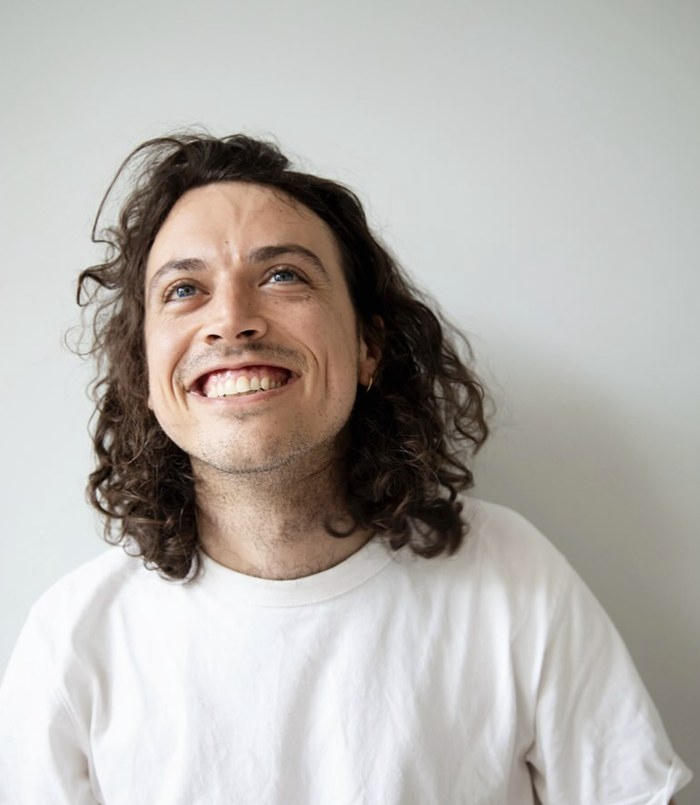
#> input picture assets/profile-pics/michiel-2026.jpg, 700 x 805 px
$ python make_og_card.py
#> lines starting #> are read from the running program, lines starting #| are printed output that depends on the picture; after the words box and inside, x2 and y2 are one past the last pixel; in counts of white or black regions, pixels touching at a corner belong together
#!/usr/bin/env python3
"""Regenerate assets/og-card.jpg, the 1200x630 image social platforms show.

Set in Manrope on the site's palette so the preview matches the page it
links to. Run after changing the profile photo, the name, or the tagline.

Needs the Manrope variable TTF, which is not in the repo (the site ships
woff2, which Pillow cannot read). Fetched to a cache dir on first run.
"""
import io
import os
import pathlib
import urllib.request

from PIL import Image, ImageDraw, ImageFont

ROOT = pathlib.Path(__file__).resolve().parent.parent
PHOTO = ROOT / "assets/profile-pics/michiel-2026.jpg"
OUT = ROOT / "assets/og-card.jpg"
CACHE = pathlib.Path(os.environ.get("XDG_CACHE_HOME", pathlib.Path.home() / ".cache")) / "miba-og"
TTF = CACHE / "Manrope.ttf"
TTF_URL = ("https://raw.githubusercontent.com/google/fonts/main/ofl/manrope/"
           "Manrope%5Bwght%5D.ttf")

W, H = 1200, 630
BG = (244, 247, 246)      # --bg
INK = (22, 35, 59)        # --ink
SOFT = (70, 85, 110)      # --soft
ACCENT = (26, 95, 212)    # --accent

NAME = "Michiel Bakker"
ROLE = "Assistant Professor, MIT"
TAGS = "LLMs · AI safety · AI governance"
URL = "miba.dev"


def font(px, weight):
    if not TTF.exists():
        CACHE.mkdir(parents=True, exist_ok=True)
        req = urllib.request.Request(TTF_URL, headers={"User-Agent": "miba-og"})
        TTF.write_bytes(urllib.request.urlopen(req, timeout=60).read())
    f = ImageFont.truetype(str(TTF), px)
    f.set_variation_by_axes([weight])
    return f


def rounded(im, radius):
    mask = Image.new("L", im.size, 0)
    ImageDraw.Draw(mask).rounded_rectangle([0, 0, im.size[0] - 1, im.size[1] - 1],
                                           radius=radius, fill=255)
    out = Image.new("RGBA", im.size, (0, 0, 0, 0))
    out.paste(im, (0, 0), mask)
    return out


def main():
    card = Image.new("RGB", (W, H), BG)
    d = ImageDraw.Draw(card)

    # square-crop the photo from the top, where the face is
    src = Image.open(PHOTO).convert("RGB")
#> src is the input picture: PIL image 700x805 RGB; mean R, G, B 181.6, 177.4, 173
    sw, sh = src.size
#> sw = 700; sh = 805
    side = min(sw, sh)
#> side = 700
    src = src.crop(((sw - side) // 2, 0, (sw - side) // 2 + side, side))
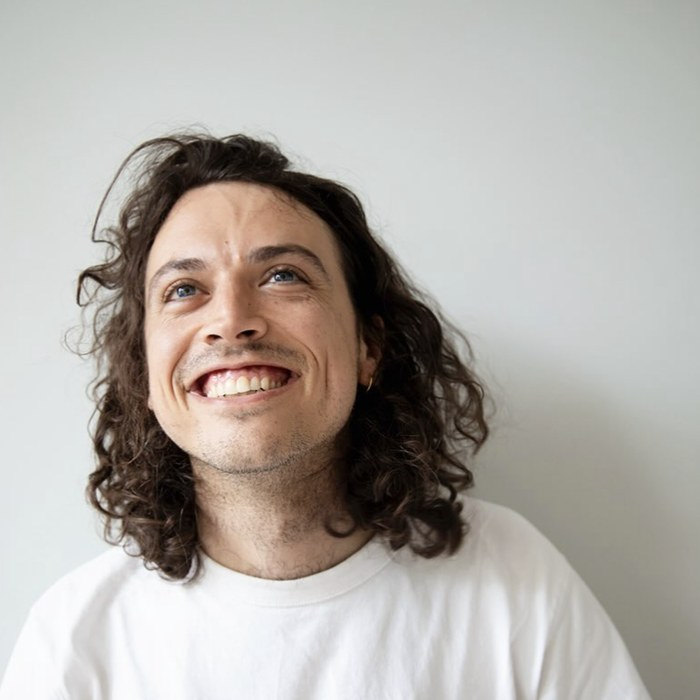
#> src: PIL image 700x700 RGB; mean R, G, B 176.8, 172, 166.7

    size = 430
    px, py = 84, (H - size) // 2
    card.paste(rounded(src.resize((size, size), Image.LANCZOS), 26), (px, py),
               rounded(src.resize((size, size), Image.LANCZOS), 26))
#> in rounded, `mask = Image.new("L", im.size, 0)`: mask: PIL image 430x430 L; every value is 0
#> in rounded, `ImageDraw.Draw(mask).rounded_rectangle([0, 0, im.size[0] - 1, im.size[..`:
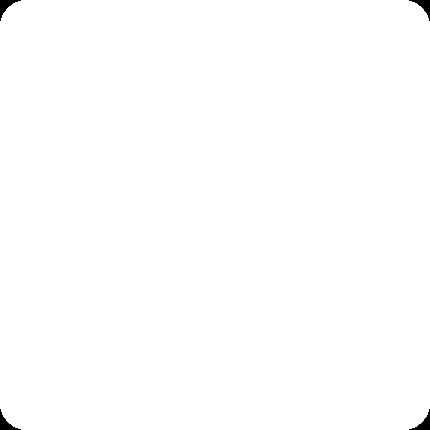
#> mask: PIL image 430x430 L; 99.7% white; 4 black regions, box (x1, y1, x2, y2) and area: (0, 0, 21, 21) 150, (409, 0, 430, 21) 150, (0, 409, 21, 430) 150, (409, 409, 430, 430) 150
#> in rounded, `out = Image.new("RGBA", im.size, (0, 0, 0, 0))`: out: PIL image 430x430 RGBA; every value is 0
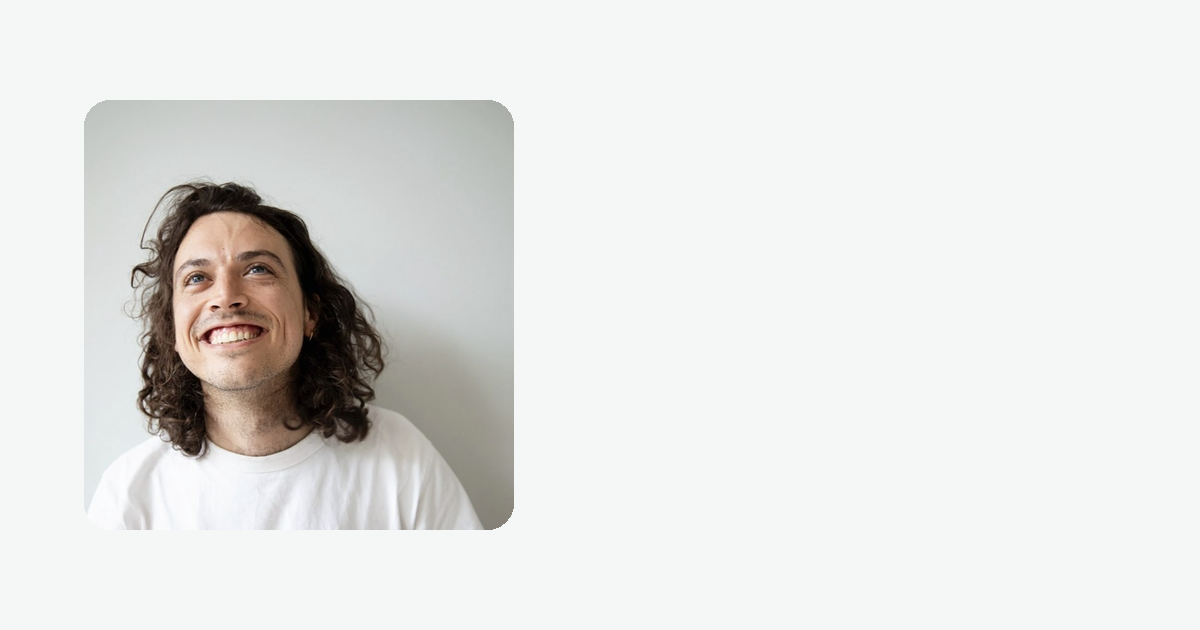
#> card: PIL image 1200x630 RGB; mean R, G, B 227.6, 228.7, 226.7

    x = px + size + 74
    f_name = font(70, 800)
    f_role = font(30, 500)
    f_tags = font(25, 500)
    f_url = font(25, 600)

    # measure the block so it centres against the photo rather than the canvas
    gap_a, gap_b, rule_h, gap_c, gap_d = 20, 36, 4, 34, 12
    h_name = f_name.getbbox(NAME)[3] - f_name.getbbox(NAME)[1]
    h_role = f_role.getbbox(ROLE)[3] - f_role.getbbox(ROLE)[1]
    h_tags = f_tags.getbbox(TAGS)[3] - f_tags.getbbox(TAGS)[1]
    h_url = f_url.getbbox(URL)[3] - f_url.getbbox(URL)[1]
    total = h_name + gap_a + h_role + gap_b + rule_h + gap_c + h_tags + gap_d + h_url
    y = py + (size - total) // 2

    d.text((x, y), NAME, font=f_name, fill=INK, anchor="lt")
    y += h_name + gap_a
    d.text((x, y), ROLE, font=f_role, fill=SOFT, anchor="lt")
    y += h_role + gap_b
    d.rounded_rectangle([x, y, x + 96, y + rule_h], radius=2, fill=ACCENT)
    y += rule_h + gap_c
    d.text((x, y), TAGS, font=f_tags, fill=SOFT, anchor="lt")
    y += h_tags + gap_d
    d.text((x, y), URL, font=f_url, fill=ACCENT, anchor="lt")

    # JPEG at 92: a photo dominates the card, so PNG costs ~4x for no gain
    card.save(OUT, "JPEG", quality=92, optimize=True, progressive=True)
    print(f"wrote {OUT.relative_to(ROOT)} {card.size[0]}x{card.size[1]} "
          f"{OUT.stat().st_size / 1024:.0f}KB")


if __name__ == "__main__":
#> (the run stopped early here; a loop or call above may not have finished)
